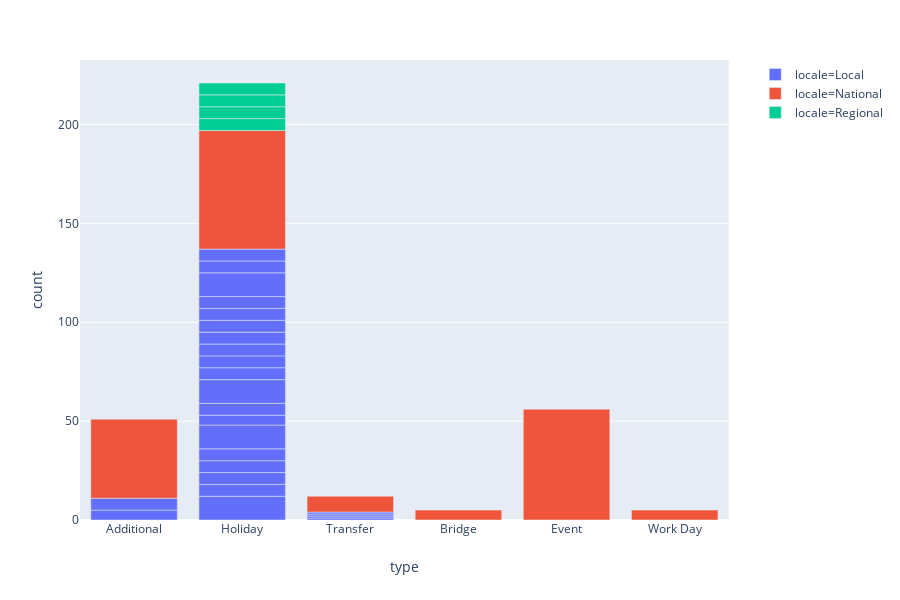

Notebook code for this chart:
### Code cell
px.bar(df_holidays_count, x = 'type', y='count', color = 'locale')

### Figure 1 — Plotly figure (JSON) as saved in the notebook; plotly's stock layout.template omitted (floating-point values rounded to 4 significant figures)
{"data": [{"alignmentgroup": "True", "hoverlabel": {"namelength": 0}, "hovertemplate": "locale=Local<br>type=%{x}<br>count=%{y}", "legendgroup": "locale=Local", "marker": {"color": "#636efa"}, "name": "locale=Local", "offsetgroup": "locale=Local", "orientation": "v", "showlegend": true, "textposition": "auto", "type": "bar", "x": ["Additional", "Additional", "Holiday", "Holiday", "Holiday", "Holiday", "Holiday", "Holiday", "Holiday", "Holiday", "Holiday", "Holiday", "Holiday", "Holiday", "Holiday", "Holiday", "Holiday", "Holiday", "Holiday", "Holiday", "Holiday", "Transfer", "Transfer", "Transfer", "Transfer"], "xaxis": "x", "y": [5, 6, 12, 6, 6, 6, 6, 12, 5, 6, 12, 6, 6, 6, 6, 6, 6, 6, 12, 6, 6, 1, 1, 1, 1], "yaxis": "y"}, {"alignmentgroup": "True", "hoverlabel": {"namelength": 0}, "hovertemplate": "locale=National<br>type=%{x}<br>count=%{y}", "legendgroup": "locale=National", "marker": {"color": "#EF553B"}, "name": "locale=National", "offsetgroup": "locale=National", "orientation": "v", "showlegend": true, "textposition": "auto", "type": "bar", "x": ["Additional", "Bridge", "Event", "Holiday", "Transfer", "Work Day"], "xaxis": "x", "y": [40, 5, 56, 60, 8, 5], "yaxis": "y"}, {"alignmentgroup": "True", "hoverlabel": {"namelength": 0}, "hovertemplate": "locale=Regional<br>type=%{x}<br>count=%{y}", "legendgroup": "locale=Regional", "marker": {"color": "#00cc96"}, "name": "locale=Regional", "offsetgroup": "locale=Regional", "orientation": "v", "showlegend": true, "textposition": "auto", "type": "bar", "x": ["Holiday", "Holiday", "Holiday", "Holiday"], "xaxis": "x", "y": [6, 6, 6, 6], "yaxis": "y"}], "layout": {"barmode": "relative", "height": 600, "legend": {"tracegroupgap": 0}, "margin": {"t": 60}, "xaxis": {"anchor": "y", "domain": [0, 0.98], "title": {"text": "type"}}, "yaxis": {"anchor": "x", "domain": [0, 1], "title": {"text": "count"}}}}
